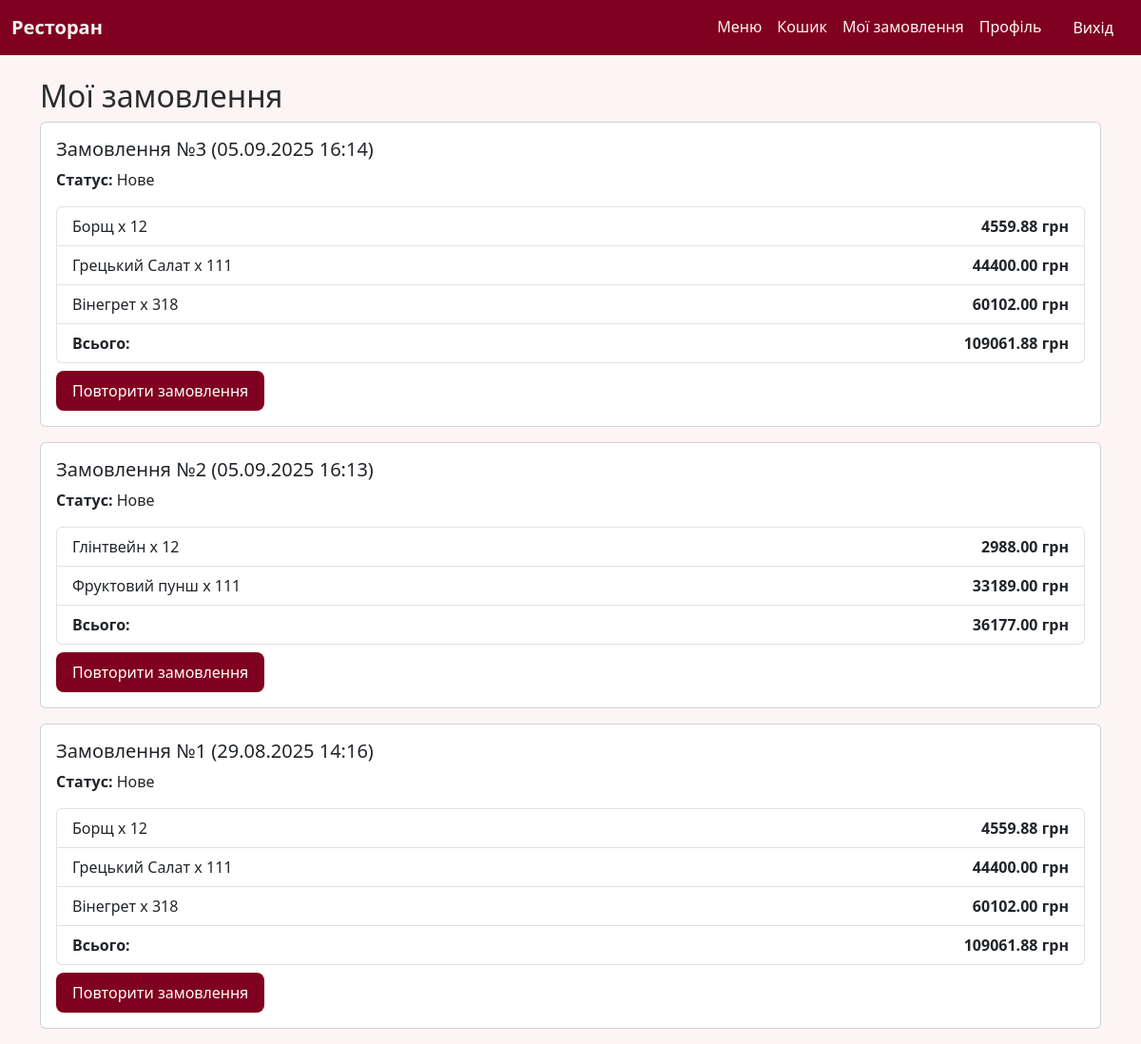
The page /orders/history/ (signed in) on the database as committed earlier.
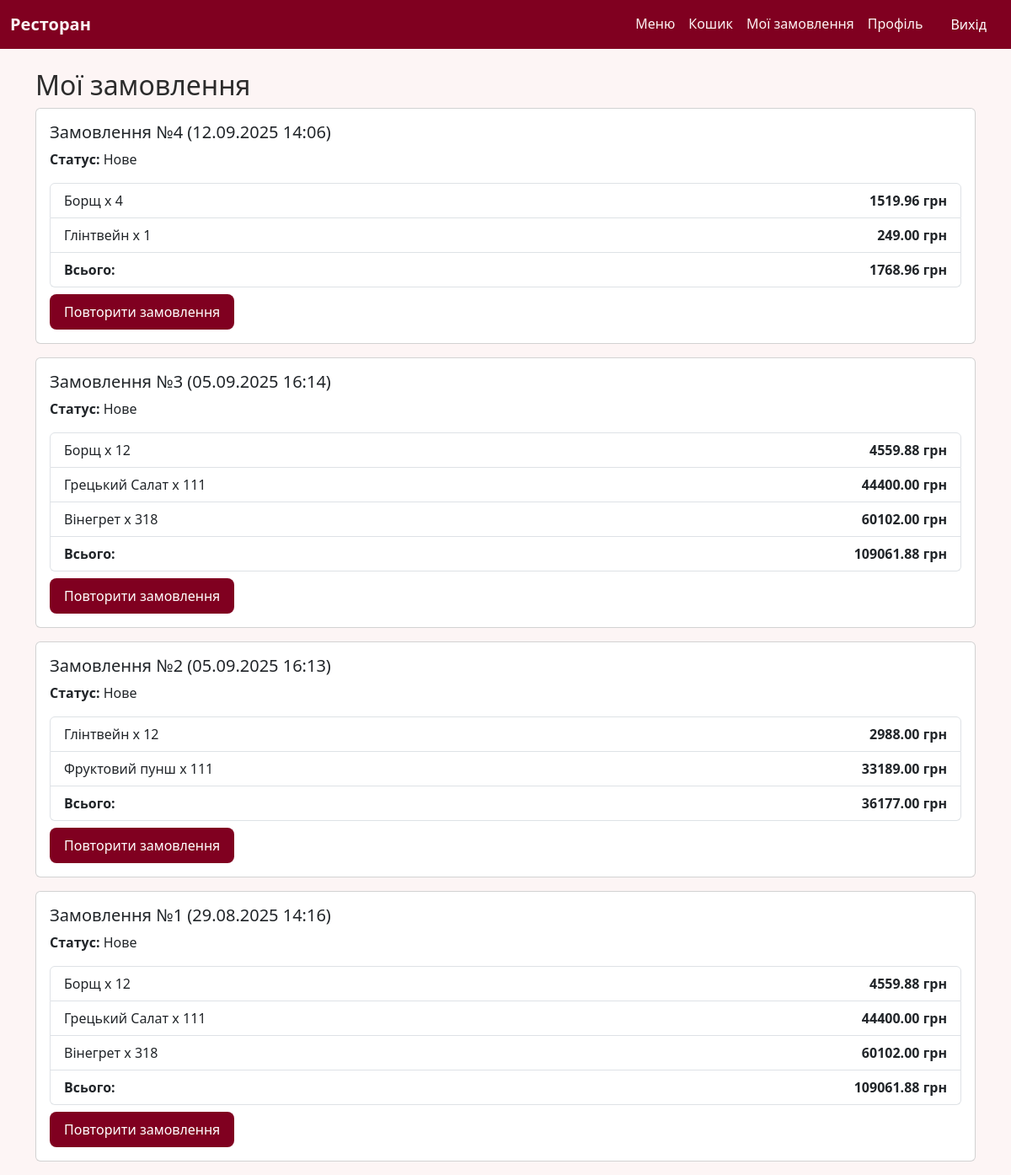
The same page on the database as committed later.
### restaurant_application/models.py (models this page shows, shortened)
class Order(models.Model):
    PAYMENT_METHODS = [
        ("card", "Онлайн карткою"),
        ("cash", "Готівка при отриманні"),
    ]
    STATUS_CHOICES = [
        ("new", "Нове"),
        ("paid", "Оплачене"),
        ("completed", "Виконане"),
    ]
    user = models.ForeignKey(User, on_delete=models.CASCADE, verbose_name="Користувач")
    created_at = models.DateTimeField(auto_now_add=True, verbose_name="Дата створення")
    is_paid = models.BooleanField(default=False, verbose_name="Оплачено")
    full_name = models.CharField(max_length=200, verbose_name="ПІБ")
    phone = models.CharField(max_length=20, verbose_name="Телефон")
    address = models.TextField(verbose_name="Адреса доставки")
    payment_method = models.CharField(
        max_length=10, choices=PAYMENT_METHODS, default="cash", verbose_name="Метод оплати"
    )
    status = models.CharField(
        max_length=20, choices=STATUS_CHOICES, default="new", verbose_name="Статус замовлення"
    )
    @property
    def total_price(self):
        return sum(item.dish.price * item.quantity for item in self.items.all())

class OrderItem(models.Model):
    order = models.ForeignKey(Order, on_delete=models.CASCADE, related_name='items', verbose_name="Замовлення")
    dish = models.ForeignKey(Dish, on_delete=models.CASCADE, verbose_name="Страва")
    quantity = models.PositiveIntegerField(default=1, verbose_name="Кількість")
    @property
    def total_price(self):
        return self.dish.price * self.quantity

class Dish(models.Model):
    name = models.CharField(max_length=200, verbose_name="Назва")
    category = models.ForeignKey(Category, on_delete=models.CASCADE, verbose_name="Категорія")
    description = models.TextField(verbose_name="Опис")
    ingredients = models.TextField(verbose_name="Інгредієнти")
    price = models.DecimalField(max_digits=6, decimal_places=2, verbose_name="Ціна")
    image = models.ImageField(upload_to='dishes/', blank=True, null=True, verbose_name="Зображення")
    available = models.BooleanField(default=True, verbose_name="Доступна")

### restaurant_application/views.py (the view)
# urls.py: path("orders/history/", views.order_history, name="order_history"),
@login_required
def order_history(request):
    orders = Order.objects.filter(user=request.user, is_paid=True).order_by("-created_at")
    return render(request, "restaurant_application/order_history.html", {"orders": orders})

### templates/restaurant_application/order_history.html (shortened to what this page needs)
{% extends "base.html" %}
{% block content %}
<h2>Мої замовлення</h2>
{% if orders %}
    <div class="list-group">
        {% for order in orders %}
            <div class="card mb-3">
                <div class="card-body">
                    <h5>Замовлення №{{ order.id }} ({{ order.created_at|date:"d.m.Y H:i" }})</h5>
                    <p><strong>Статус:</strong> {{ order.get_status_display }}</p>
                    <ul class="list-group mb-2">
                        {% for item in order.items.all %}
                            <li class="list-group-item d-flex justify-content-between">
                                {{ item.dish.name }} x {{ item.quantity }}
                                <strong>{{ item.total_price }} грн</strong>
                            </li>
                        {% endfor %}
                        <li class="list-group-item d-flex justify-content-between">
                            <strong>Всього:</strong>
                            <strong>{{ order.total_price }} грн</strong>
                        </li>
                    </ul>
                    <a href="{% url 'repeat_order' order.id %}" class="btn btn-wine">Повторити замовлення</a>
                </div>
            </div>
        {% endfor %}
    </div>
{% else %}
    <p>У вас ще немає замовлень.</p>
{% endif %}
{% endblock %}

Rows that differ between the two databases and show on the page:
added Order: id "4", created_at "12.09.2025 14:06", status "Нове", total_price "1768.96"
added OrderItem: dish.name "Борщ", quantity "4", total_price "1519.96"
added OrderItem: dish.name "Глінтвейн", quantity "1", total_price "249.00", shown under "4"
